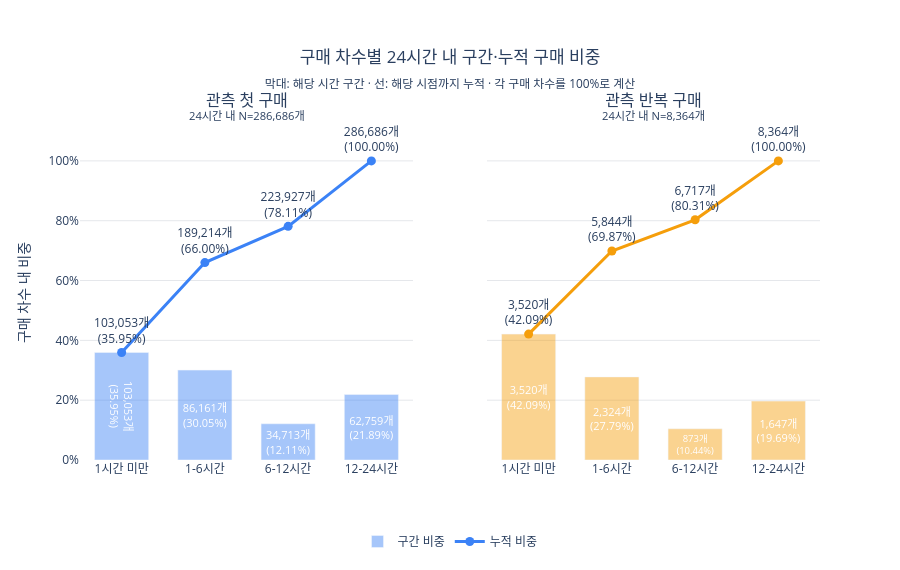

Notebook code cell kept with this figure:
### Code cell
fig.update_layout(
    title=dict(
        text=(
            '구매 차수별 24시간 내 구간·누적 구매 비중<br>'
            '<sub>막대: 해당 시간 구간 · 선: 해당 시점까지 누적 · 각 구매 차수를 100%로 계산</sub>'
        ),
        x=0.5,
        xanchor='center',
    ),
    yaxis_range=[0, 112],
    yaxis2_range=[0, 112],
    plot_bgcolor='white',
    height=570,
    bargap=0.35,
    margin=dict(t=125, b=110),
    legend_title_text='',
    legend=dict(orientation='h', y=-0.20, x=0.5, xanchor='center', yanchor='top'),
)
fig.update_xaxes(title_text='')
fig.update_yaxes(ticksuffix='%', gridcolor='#E5E7EB')
fig.update_yaxes(title_text='구매 차수 내 비중', row=1, col=1)
fig.show()

### Figure 1 — Plotly figure (JSON) as saved in the notebook; plotly's stock layout.template omitted (floating-point values rounded to 4 significant figures)
{"data": [{"customdata": [[103053], [86161], [34713], [62759]], "hovertemplate": "%{x}<br>해당 구간 비중 %{y:.2f}%<br>구매 에피소드 %{customdata[0]:,.0f}<extra></extra>", "insidetextanchor": "middle", "marker": {"color": "#3B82F6"}, "name": "구간 비중", "opacity": 0.45, "showlegend": true, "text": ["103,053개<br>(35.95%)", "86,161개<br>(30.05%)", "34,713개<br>(12.11%)", "62,759개<br>(21.89%)"], "textfont": {"color": "white", "size": 11}, "textposition": "inside", "texttemplate": "%{text}", "type": "bar", "x": ["1시간 미만", "1-6시간", "6-12시간", "12-24시간"], "xaxis": "x", "y": [35.95, 30.05, 12.11, 21.89], "yaxis": "y"}, {"customdata": [[103053], [189214], [223927], [286686]], "hovertemplate": "%{x} 구간까지<br>누적 비중 %{y:.2f}%<br>누적 구매 에피소드 %{customdata[0]:,.0f}<extra></extra>", "line": {"color": "#3B82F6", "width": 3}, "marker": {"size": 9}, "mode": "lines+markers+text", "name": "누적 비중", "showlegend": true, "text": ["103,053개<br>(35.95%)", "189,214개<br>(66.00%)", "223,927개<br>(78.11%)", "286,686개<br>(100.00%)"], "textposition": "top center", "texttemplate": "%{text}", "type": "scatter", "x": ["1시간 미만", "1-6시간", "6-12시간", "12-24시간"], "xaxis": "x", "y": [35.95, 66.0, 78.11, 100.0], "yaxis": "y"}, {"customdata": [[3520], [2324], [873], [1647]], "hovertemplate": "%{x}<br>해당 구간 비중 %{y:.2f}%<br>구매 에피소드 %{customdata[0]:,.0f}<extra></extra>", "insidetextanchor": "middle", "marker": {"color": "#F59E0B"}, "name": "구간 비중", "opacity": 0.45, "showlegend": false, "text": ["3,520개<br>(42.09%)", "2,324개<br>(27.79%)", "873개<br>(10.44%)", "1,647개<br>(19.69%)"], "textfont": {"color": "white", "size": 11}, "textposition": "inside", "texttemplate": "%{text}", "type": "bar", "x": ["1시간 미만", "1-6시간", "6-12시간", "12-24시간"], "xaxis": "x2", "y": [42.09, 27.79, 10.44, 19.69], "yaxis": "y2"}, {"customdata": [[3520], [5844], [6717], [8364]], "hovertemplate": "%{x} 구간까지<br>누적 비중 %{y:.2f}%<br>누적 구매 에피소드 %{customdata[0]:,.0f}<extra></extra>", "line": {"color": "#F59E0B", "width": 3}, "marker": {"size": 9}, "mode": "lines+markers+text", "name": "누적 비중", "showlegend": false, "text": ["3,520개<br>(42.09%)", "5,844개<br>(69.87%)", "6,717개<br>(80.31%)", "8,364개<br>(100.00%)"], "textposition": "top center", "texttemplate": "%{text}", "type": "scatter", "x": ["1시간 미만", "1-6시간", "6-12시간", "12-24시간"], "xaxis": "x2", "y": [42.09, 69.87, 80.31, 100.0], "yaxis": "y2"}], "layout": {"annotations": [{"font": {"size": 16}, "showarrow": false, "text": "관측 첫 구매<br><sup>24시간 내 N=286,686개</sup>", "x": 0.225, "xanchor": "center", "xref": "paper", "y": 1, "yanchor": "bottom", "yref": "paper"}, {"font": {"size": 16}, "showarrow": false, "text": "관측 반복 구매<br><sup>24시간 내 N=8,364개</sup>", "x": 0.775, "xanchor": "center", "xref": "paper", "y": 1, "yanchor": "bottom", "yref": "paper"}], "bargap": 0.35, "height": 570, "legend": {"orientation": "h", "title": {"text": ""}, "x": 0.5, "xanchor": "center", "y": -0.2, "yanchor": "top"}, "margin": {"b": 110, "t": 125}, "plot_bgcolor": "white", "title": {"text": "구매 차수별 24시간 내 구간·누적 구매 비중<br><sub>막대: 해당 시간 구간 · 선: 해당 시점까지 누적 · 각 구매 차수를 100%로 계산</sub>", "x": 0.5, "xanchor": "center"}, "xaxis": {"anchor": "y", "domain": [0, 0.45], "title": {"text": ""}}, "xaxis2": {"anchor": "y2", "domain": [0.55, 1], "title": {"text": ""}}, "yaxis": {"anchor": "x", "domain": [0, 1], "gridcolor": "#E5E7EB", "range": [0, 112], "ticksuffix": "%", "title": {"text": "구매 차수 내 비중"}}, "yaxis2": {"anchor": "x2", "domain": [0, 1], "gridcolor": "#E5E7EB", "matches": "y", "range": [0, 112], "showticklabels": false, "ticksuffix": "%"}}}
